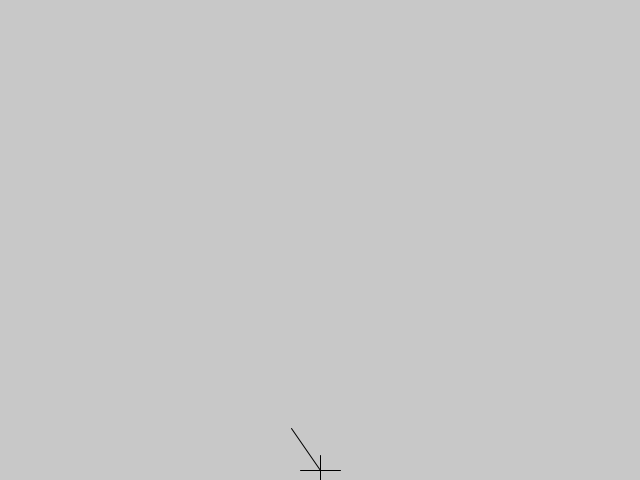
Frame 1 (no input)
Frame 60 (the mouse pressed at the canvas centre just before this capture): identical to frame 1, image omitted
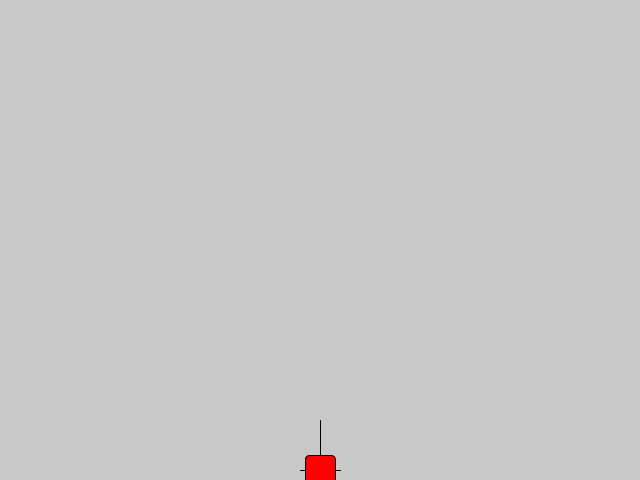
Frame 120 (the mouse held since frame 60 and released just before this capture)

The Processing sketch that drew these frames (run headless with seeded random() and noise(); from frame 60 on, the mouse is pressed at the canvas centre):

// Processing sketch: huevos
// ── huevos.pde
PVector mouse, pos; //vector - coordenadas mouse, tirador y memoria mouse
float x,y,dx,dy;
boolean disparo;
float modMouse;
 
void setup(){
  size(640,480);
  mouse = new PVector(); //vector - coordenadas mouse
  pos = new PVector();
  disparo = false;
}
void draw(){
  background(200);
   
  //redibujado de ejes
  line(width/2-20, height-10, width/2+20, height-10); //eje X
  line(width/2, height-25 , width/2, height+5); //eje Y
 
  mouse.x = mouseX; //actualiza el x del vector según la posición del mouse respecto al origen del tablero
  mouse.y = mouseY; //actualiza el y del vector según la posición del mouse respecto al origen del tablero
  
  mouse.sub(width/2,height-10); //posición del mouse respecto al tirador (y distancia según su ejes)
  modMouse = sqrt((mouse.x*mouse.x)+(mouse.y*mouse.y)); //distancia del tirador al mouse
  //mouse.normalize();
  mouse.x /= modMouse; //mouse.x toma el valor del cos(ángulo_del_tirador)
  mouse.y /= modMouse; //mouse.y toma el valor del -sen(ángulo_del_tirador)
  mouse.mult(50); //multiplica el seno y el cos por 50
  
  
  translate(width/2,height-10); //translada el origen al centro
  line(0,0,mouse.x,mouse.y); //trasa la linea al seno*50
  fill(255,0,0); //traza la linea al cos*50
   
  if(mousePressed){ //cuando se presione el mouse
    disparo = true; //se habilita disparo ¿?
    dx=0.0; //coordenada x de la burbuja en el tirador
    dy=0.0; //coordenada y de la burbuja en el tirador
    pos.x = (mouse.x/8); //determina la velocidad en x de la burbuja
    pos.y = (mouse.y/8); //determina la velocidad en y de la burbuja
  }
   
   
  if(disparo==true){ //durante el disparo
    fill(255, 0, 0); //color de la burbuja
    rectMode(CENTER); //centrar la burbuja al origen
    rect(dx, dy, 30, 30, 5); //dibujar la burbuja
    dx += pos.x; //actualiza la posición x de la burbuja
    dy += pos.y; //actualiza la posición y de la burbuja
    if(dx > width || dy > height){ //cuando se salga de ciertas coordenadas
      disparo=false; //inhabilita el disparo
    }
  }
}
